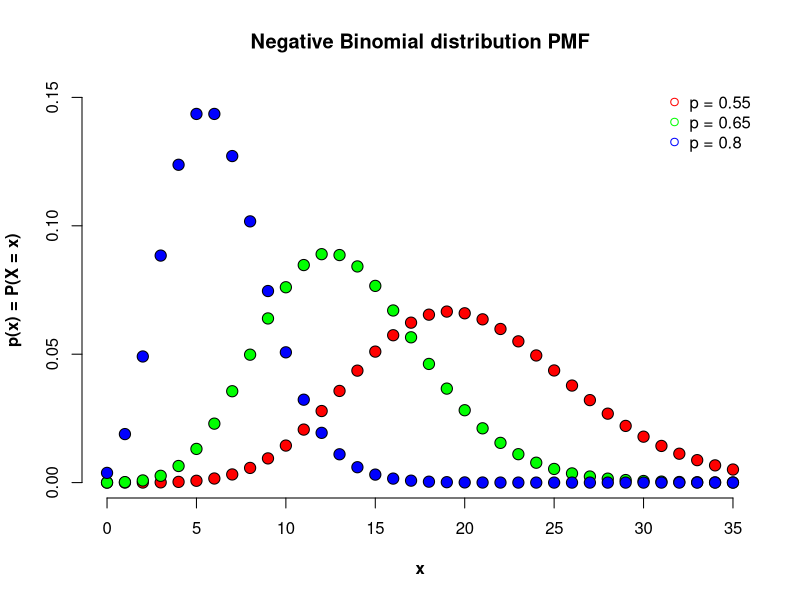

The R source for this figure:
svg("NegBinom_PMF.svg")

plot(xlim = c(0, 35), ylim = c(0, 0.15), x = "",
     main = "Negative Binomial distribution PMF", xlab = "x",
     ylab = "p(x) = P(X = x)", bty = 'n', font.lab = 2)

points(0:35, dnbinom(0:35, size = 25, prob = 0.55), type = 'p', 
       pch = 21, cex = 1.5, bg = "red", col = "black")
points(0:35, dnbinom(0:35, size = 25, prob = 0.65), type = 'p', 
       pch = 21, cex = 1.5, bg = "green", col = "black")
points(0:35, dnbinom(0:35, size = 25, prob = 0.8), type = 'p', 
       pch = 21, cex = 1.5, bg = "blue", col = "black")

legend('topright', legend = c('p = 0.55', 'p = 0.65', 'p = 0.8'),
       col = c('red', 'green', 'blue'), pch = 21, bty = 'n')

dev.off()
